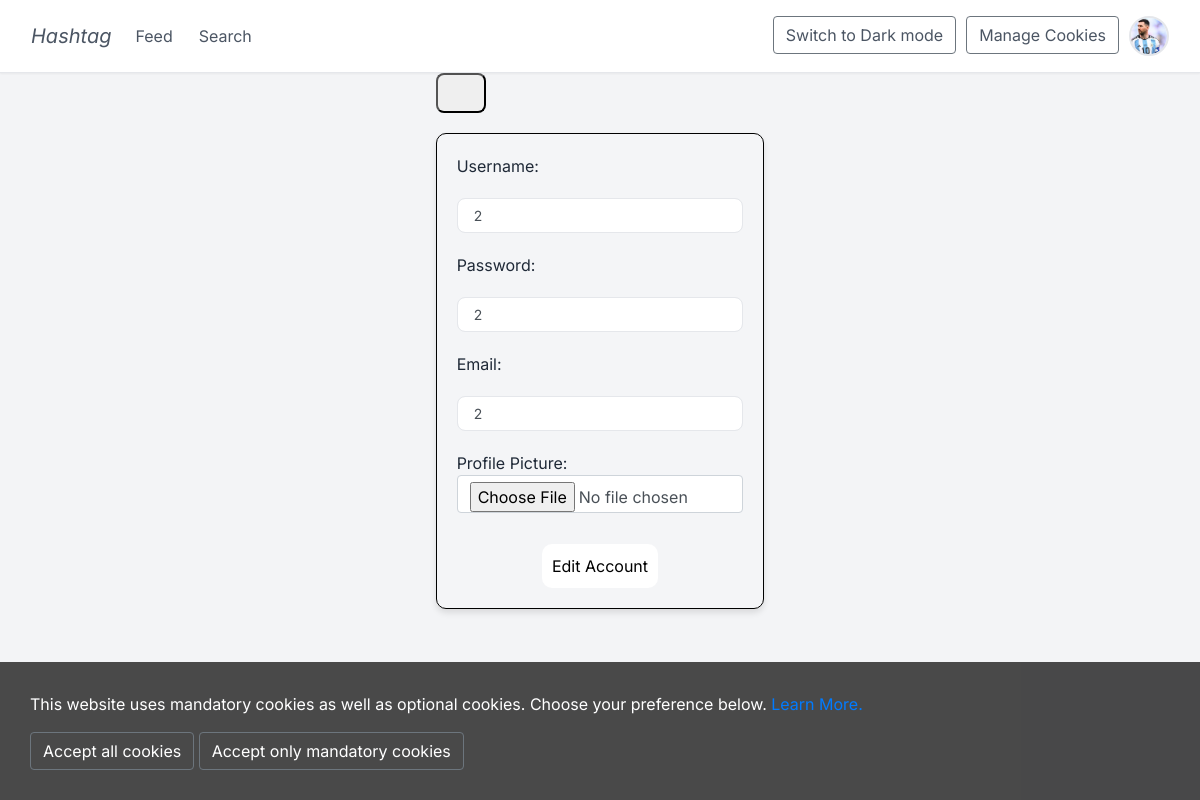
/edit_user/2 (signed in), run on the app's committed database.
### app/models.py (models this page shows, shortened)
class User(UserMixin, db.Model):
    id = db.Column(db.Integer, primary_key=True)
    username = db.Column(db.String(500), unique = True, nullable=False)
    password = db.Column(db.String(500))
    email = db.Column(db.String(1000))
    date_of_birth = db.Column(db.Date)
    profile_picture = db.Column(db.String(120), nullable = True)
    posts = db.relationship('Posts', back_populates='user')
    likes = db.relationship('Likes', backref='user', lazy='dynamic')
    comments = db.relationship('Comments', backref='user', lazy='dynamic')
    followers = db.relationship('Followers', foreign_keys='Followers.follower_id', backref='followed_by', lazy='dynamic')
    following = db.relationship('Followers', foreign_keys='Followers.following_id', backref='following', lazy='dynamic')

### app/views.py (the view, shortened to what this page needs)
@app.route('/edit_user/<int:user_id>', methods=['GET','POST'])
@login_required
def edit_user(user_id):
    profile = models.User.query.get(user_id)
    theme = request.cookies.get('theme')
    form = EditProfile(obj=profile)
    if request.method == 'GET':
        return render_template("edit_profile.html", form=form, user=profile)

### app/forms.py
class EditProfile(FlaskForm):
    username = StringField('username', validators = [DataRequired()])
    password = StringField('password', validators = [DataRequired()])
    email = StringField('email', validators = [DataRequired()])
    profile_picture = FileField('Profile Picture')

### app/__init__.py (called while the page is built)
@login_manager.user_loader
def load_user(user_id):
    return User.query.get(int(user_id))  # Use query.get() to fetch the user

### app/templates/edit_profile.html (shortened to what this page needs)
{% extends "base.html" %}
{% block content %}
<div class="row justify-content-center">
    <div class="col-10 col-sm-10 col-md-10 col-lg-10 col-xl-7 col-xxl-4">
        <button class = "left-button" onclick="history.back()"><i class="fas fa-arrow-left"></i></button>
        <div class="edit-form-container">
            <form action="" method="post" name="LoginForm" enctype="multipart/form-data">
                <div class="form-group">
                    <label for="username">Username:</label>
                    {{ form.username(class="form-control", id="username") }}
                </div>
                <div class="form-group">
                    <label for="password">Password:</label>
                    {{ form.password(class="form-control", id="password") }}
                </div>
                <div class="form-group">
                    <label for="password">Email:</label>
                    {{ form.email(class="form-control", id="email") }}
                </div>
                <div class="form-group">
                    <label for="profile_picture">Profile Picture:</label>
                    {{ form.profile_picture(class="form-control", id="profile_picture") }}
                </div>
                <div class="edit-account-button-container">
                    <button type="submit" class="edit-account-button">Edit Account</a></button>
                </div>
            </form>
        </div>
    </div>
</div>
{% endblock %}

### app/templates/base.html (shortened to what this page needs)
<html lang="en">
    <head>
        <link rel="stylesheet" type="text/css" href="{{ url_for('static', filename='fontawesome-free-5.3.1-web/css/all.css') }}">
        <link rel="stylesheet" href="https://stackpath.bootstrapcdn.com/bootstrap/4.2.1/css/bootstrap.min.css">
        <link rel="stylesheet" href="{{ url_for('static', filename='styles.css') }}">
    </head>
    <body>
        <nav class="navbar navbar-expand-sm fixed-top" role="navigation">
          <div class="container-fluid">
            <a class="navbar-brand" href="/feed">Hashtag</a>
            <div class="collapse navbar-collapse" id="navbarSupportedContent">
              <div class="left-nav-buttons">
                {% if current_user.is_authenticated %}
                <ul class="navbar-nav mr-auto">
                  <li class="nav-item"><a class="nav-link" href="/feed">Feed <span class="sr-only">(current)</span></a></li>
                  <li class="nav-item"><a class="nav-link" href="/search">Search</a></li>
                </ul>
                {% endif %}
              </div>
              <div class="right-nav-buttons">
                <ul class="navbar-nav mr-auto">
                  <li class="nav-item"><button id="theme-toggle" class="btn btn-outline-secondary ml-auto">
                    {% if theme == 'dark' %}
                      Switch to Light mode
                    {% else %}
                      Switch to Dark mode
                    {% endif %}
                    </button></li>
                  <li class="nav-item"><button id="manage-cookies" class="btn btn-outline-secondary ml-auto">Manage Cookies</i></button></li>
                  <li>{% if current_user.is_authenticated %}
                    {% if current_user.profile_picture %}
                      <a href="{{ url_for('profile', user_id=current_user.id) }}"><img src="{{ url_for('static', filename='uploads/' + current_user.profile_picture) }}" alt="Profile Picture" class="profile-img"></a>
                    {% else %}
                      <a href="{{ url_for('profile', user_id=current_user.id) }}"><img src="{{ url_for('static', filename='uploads/default.png') }}" alt="Default Profile Picture" class="profile-img"></a>
                    {% endif %}
                  {% endif %}</li>
                </ul>
              </div>
            </div>
          </div>
        </nav>
        <div class="container-fluid-flash">
          <div class="row">
            <div class="col-lg-3 col-md-2 col-sm-1"></div>
              <div class="col-lg-6 col-md-8 col-sm-10 col-12">
              {% block content %}{% endblock %}
              </div>
          </div>
        </div>
        <div id="cookies">
          <div class="cookie-container">
            <div class="subcontainer">
              <div class="cookies">
                <p>This website uses mandatory cookies as well as optional cookies. Choose your preference below. <a href="https://ico.org.uk/for-the-public/online/cookies/">Learn More.</a></p>
                <button id="all-cookies-btn" class="btn btn-outline-secondary ml-auto">Accept all cookies</button>
                <button id="mandatory-cookies-btn" class="btn btn-outline-secondary ml-auto">Accept only mandatory cookies</button>
              </div>
            </div>
          </div>
        </div>
    </body>
</html>

### app/static/styles.css (style rules this page uses)
* { margin: 0; padding: 0; box-sizing: border-box; }
label { margin: 0; }
body { font-family: 'Inter', sans-serif; background-color: #f3f4f6; color: #1f2937; }
img { border-radius: 12.5px; }
.navbar { background-color: white; border-bottom: 1px solid #e5e7eb; padding: 1rem; position: sticky; top: 0; z-index: 50; box-shadow: 0 1px 2px 0 rgba(0, 0, 0, 0.05); }
.collapse { display: flex; justify-content: space-between; }
.right-nav-buttons { gap: 10px; display: flex; justify-content: center; align-items: center; }
.nav-item { margin-right: 10px; }
.navbar a, .navbar button { color: #4b5563; text-decoration: none; transition: color 0.2s; }
.navbar-brand { font-style: italic; }
.profile-img { height: 2.5rem; width: 2.5rem; border-radius: 9999px; object-fit: cover; border: 2px solid #e5e7eb; }
.login-button, .edit-account-button { background: #fff; color: black; padding: 10px; border: none; border-radius: 10px; cursor: pointer; margin-top: 15px; }
input[type="text"] { margin-top: 20px; margin-bottom: 20px; width: 100%; padding: 0.75rem 1rem; border: 1px solid #e5e7eb; border-radius: 0.5rem; font-size: 0.875rem; transition: all 0.2s; }
.left-button { padding: 0.5rem, 1rem; display: flex; justify-content: center; align-items: center; width: 50px; height: 40px; color: #1f2937; font-size: 0.875rem; border-radius: 0.5rem; transition: color 0.2s; }
.edit-form-container { padding: 20px; margin-top: 20px; z-index: 1; position: relative; background: rgba(255, 255, 255, 0.1); box-shadow: 0 4px 6px rgba(0, 0, 0, 0.1); border-radius: 10px; border: 1px solid black; display: flex; justify-content: center; align-items: center; }
.edit-account-button-container { display: flex; justify-content: center; align-items: center; }
#cookies { padding: 30px; width: 100%; position: fixed; bottom: 0; color: white; background-color: rgba(0, 0, 0, 0.7); z-index: 1; }
#all-cookies-btn, #mandatory-cookies-btn { color: white; }
.cookies { min-height: 70px; }

### data on the page
User: profile_picture (picture)
User: username "2", password "2", email "2"
